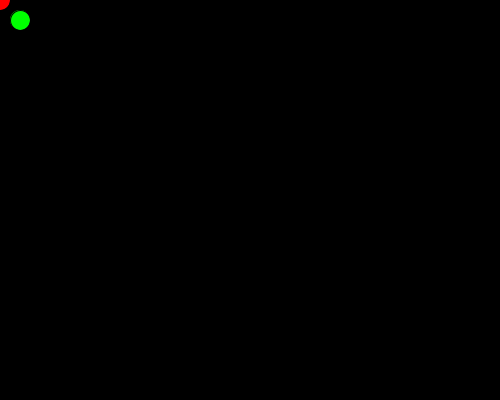
Frame 1 (no input)
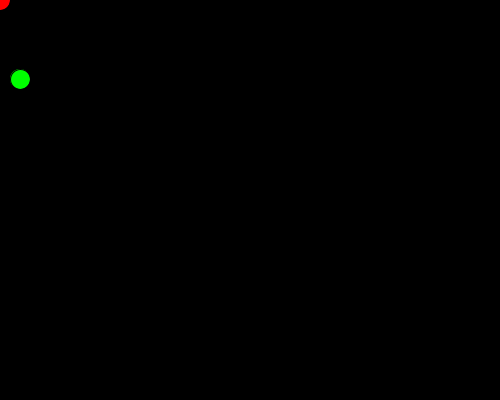
Frame 60 (the mouse pressed at the canvas centre just before this capture)
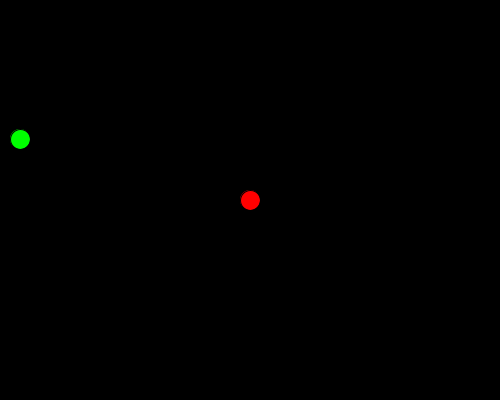
Frame 120 (the mouse held since frame 60 and released just before this capture)

The Processing sketch that drew these frames (run headless with seeded random() and noise(); from frame 60 on, the mouse is pressed at the canvas centre):

// Processing sketch: processing_106854
// ── processing_106854.pde

// SECTION 1
 
int counter;
int x = 20;
int y = 20;
 
 
 
 
//SECTION 2
void setup() {  //setup function called initially, only once
  size(500, 400);
  }
 
 
//SECTION 3
void draw() {  //draw function loops 
 
    background(0);    // makes it black
 
    fill(255,0,0);
 
    ellipse(mouseX,mouseY,20,20);
 
    fill(0,255,0);
 
    ellipse(x,y,20,20);
 
    y=y+1;
 
 
}
